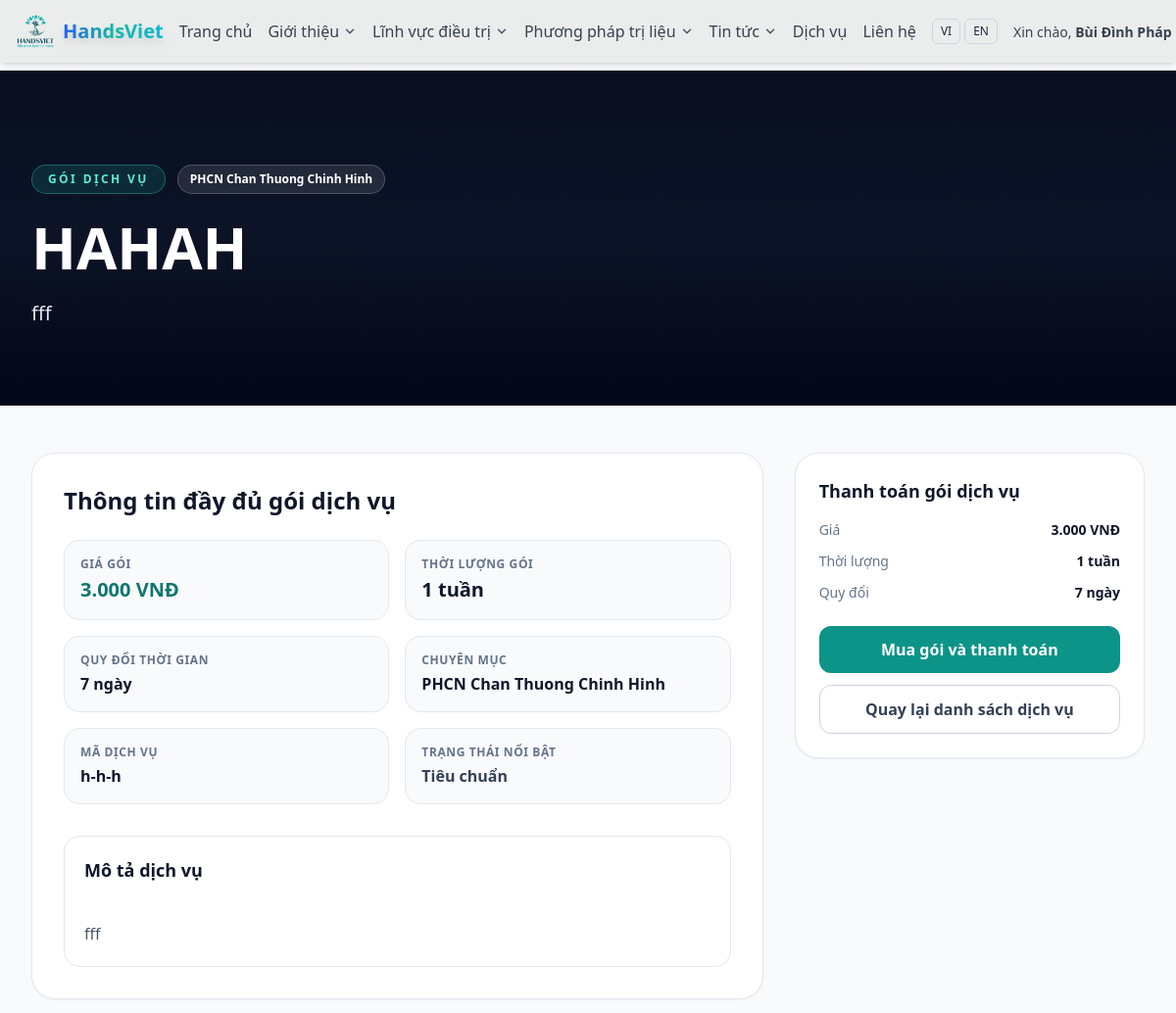
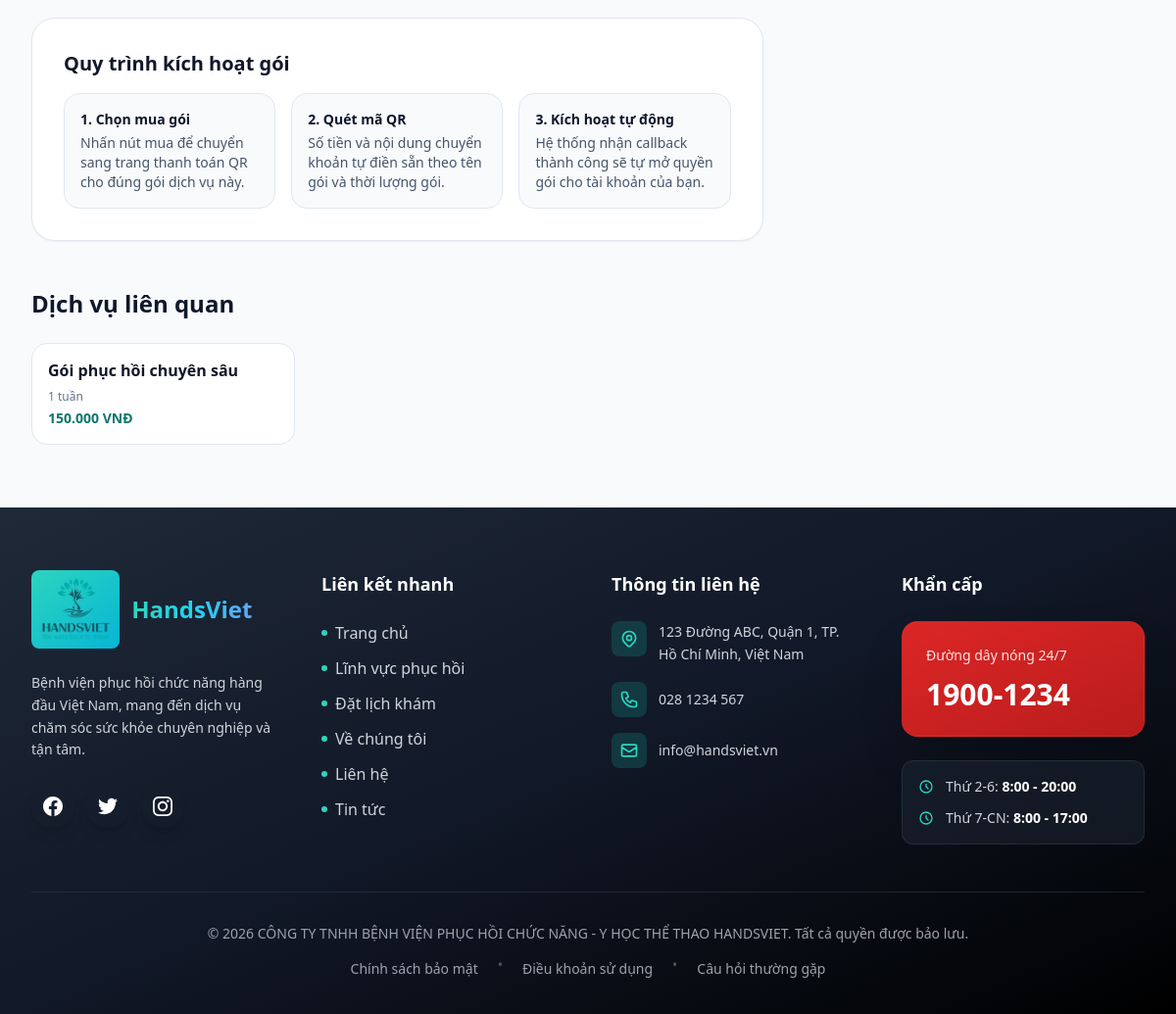
/services/h-h-h/ (signed in), run on the app's committed database (2 pictures, top to bottom).
### hansviet_admin/models.py (models this page shows, shortened)
class Service(models.Model):
    category = models.ForeignKey(ServiceCategory, on_delete=models.SET_NULL, null=True, blank=True)
    title = models.CharField(max_length=255)
    slug = models.SlugField(unique=True)
    summary = models.TextField(blank=True)
    price_text = models.CharField(max_length=255, blank=True)
    duration = models.CharField(max_length=255, blank=True)
    featured_tag = models.CharField(max_length=100, blank=True)
    is_featured = models.BooleanField(default=False)
    order = models.PositiveIntegerField(default=0)
    thumbnail = models.FileField(upload_to="services/", blank=True, null=True)
    class Meta:
        ordering = ["order", "title"]
        verbose_name = "Service"
        verbose_name_plural = "Services"
    def get_absolute_url(self):
        return f"/services/{self.slug}/"

class ServiceCategory(models.Model):
    name = models.CharField(max_length=255)
    slug = models.SlugField(unique=True)
    description = models.TextField(blank=True)
    icon_svg = models.TextField(blank=True)
    order = models.PositiveIntegerField(default=0)
    class Meta:
        ordering = ["order", "name"]
        verbose_name = "Service Category"
        verbose_name_plural = "Service Categories"

### hansviet_user/views.py (the view)
def service_detail(request, slug):
    service = get_object_or_404(Service.objects.select_related("category"), slug=slug)
    service = _decorate_service(service)
    package_price = _parse_amount_text(service.price_text or "")
    package_duration_days = _duration_to_days(service.duration or "")
    can_checkout = package_price > 0
    related_qs = Service.objects.select_related("category").exclude(pk=service.pk)
    if service.category_id:
        related_qs = related_qs.filter(category_id=service.category_id)
    related_services = _sorted_services(related_qs)[:4]
    return render(
        request,
        "pages/service_detail.html",
        {
            "service": service,
            "related_services": related_services,
            "can_checkout": can_checkout,
            "package_duration_days": package_duration_days,
            "checkout_url": reverse("services:service_checkout", kwargs={"slug": service.slug}) if can_checkout else "",
        },
    )

### hansviet_user/templates/pages/service_detail.html (shortened to what this page needs)
{% load static %}
<!DOCTYPE html>
<html lang="vi">
<head>
    <script src="https://cdn.tailwindcss.com"></script>
    <link rel="stylesheet" href="{% static 'css/home.css' %}">
</head>
<body class="bg-slate-50 text-slate-800 antialiased">
    {% include 'pages/header_tailwind.html' %}
    <main>
        <section class="relative pt-24 pb-20 overflow-hidden bg-slate-950">
            <div class="absolute inset-0">
                {% if service.thumbnail %}
                <img src="{{ service.thumbnail.url }}" alt="{{ service.title }}" class="w-full h-full object-cover opacity-30">
                {% else %}
                <img src="{% static 'images/assets/rehab-studio.jpg' %}" alt="{{ service.title }}" class="w-full h-full object-cover opacity-30">
                {% endif %}
                <div class="absolute inset-0 bg-gradient-to-b from-slate-900/50 via-slate-900/80 to-slate-950"></div>
            </div>
            <div class="relative z-10 max-w-7xl mx-auto px-4 sm:px-6 lg:px-8">
                <div class="max-w-4xl">
                    <div class="flex flex-wrap items-center gap-3 mb-6">
                        <span class="inline-flex px-4 py-1.5 rounded-full text-xs font-bold uppercase tracking-[0.2em] bg-teal-500/15 border border-teal-400/35 text-teal-300">
                            Gói dịch vụ
                        </span>
                        {% if service.category %}
                        <span class="inline-flex px-3 py-1.5 rounded-full text-xs font-semibold bg-white/10 border border-white/20 text-white">
                            {{ service.category.name }}
                        </span>
                        {% endif %}
                    </div>
                    <h1 class="text-4xl md:text-6xl font-extrabold text-white leading-tight mb-6">{{ service.title }}</h1>
                    <p class="text-lg md:text-xl text-slate-200 leading-relaxed max-w-3xl">
                        {{ service.summary|default:"Gói dịch vụ phục hồi chức năng chuyên sâu tại HandsViet." }}
                    </p>
                </div>
            </div>
        </section>
        <section class="max-w-7xl mx-auto px-4 sm:px-6 lg:px-8 py-12">
            <div class="grid grid-cols-1 lg:grid-cols-12 gap-8">
                <div class="lg:col-span-8 space-y-8">
                    <div class="bg-white border border-slate-200 rounded-3xl p-6 md:p-8 shadow-sm">
                        <h2 class="text-2xl font-bold text-slate-900 mb-6">Thông tin đầy đủ gói dịch vụ</h2>
                        <div class="grid sm:grid-cols-2 gap-4">
                            <div class="rounded-2xl border border-slate-200 bg-slate-50 p-4">
                                <p class="text-xs uppercase tracking-wider font-semibold text-slate-500 mb-1">Giá gói</p>
                                <p class="text-xl font-bold text-teal-700">{{ service.display_price|default:service.price_text|default:"Liên hệ" }}</p>
                            </div>
                            <div class="rounded-2xl border border-slate-200 bg-slate-50 p-4">
                                <p class="text-xs uppercase tracking-wider font-semibold text-slate-500 mb-1">Thời lượng gói</p>
                                <p class="text-xl font-bold text-slate-900">{{ service.display_duration|default:service.duration|default:"Chưa cập nhật" }}</p>
                            </div>
                            <div class="rounded-2xl border border-slate-200 bg-slate-50 p-4">
                                <p class="text-xs uppercase tracking-wider font-semibold text-slate-500 mb-1">Quy đổi thời gian</p>
                                <p class="text-base font-semibold text-slate-900">{{ package_duration_days }} ngày</p>
                            </div>
                            <div class="rounded-2xl border border-slate-200 bg-slate-50 p-4">
                                <p class="text-xs uppercase tracking-wider font-semibold text-slate-500 mb-1">Chuyên mục</p>
                                <p class="text-base font-semibold text-slate-900">{{ service.category.name|default:"Chưa phân loại" }}</p>
                            </div>
                            <div class="rounded-2xl border border-slate-200 bg-slate-50 p-4">
                                <p class="text-xs uppercase tracking-wider font-semibold text-slate-500 mb-1">Mã dịch vụ</p>
                                <p class="text-base font-semibold text-slate-900">{{ service.slug }}</p>
                            </div>
                            <div class="rounded-2xl border border-slate-200 bg-slate-50 p-4">
                                <p class="text-xs uppercase tracking-wider font-semibold text-slate-500 mb-1">Trạng thái nổi bật</p>
                                <p class="text-base font-semibold {% if service.is_featured %}text-teal-700{% else %}text-slate-700{% endif %}">
                                    {% if service.is_featured %}Nổi bật{% else %}Tiêu chuẩn{% endif %}
                                </p>
                            </div>
                        </div>
                        <div class="mt-8 rounded-2xl border border-slate-200 p-5">
                            <h3 class="text-lg font-bold text-slate-900 mb-3">Mô tả dịch vụ</h3>
                            <p class="text-slate-600 leading-relaxed whitespace-pre-line">
                                {{ service.summary|default:"Thông tin mô tả đang được cập nhật." }}
                            </p>
                        </div>
                    </div>
                    <div class="bg-white border border-slate-200 rounded-3xl p-6 md:p-8 shadow-sm">
                        <h3 class="text-xl font-bold text-slate-900 mb-4">Quy trình kích hoạt gói</h3>
                        <div class="grid md:grid-cols-3 gap-4 text-sm">
                            <div class="rounded-2xl border border-slate-200 bg-slate-50 p-4">
                                <p class="font-bold text-slate-900 mb-1">1. Chọn mua gói</p>
                                <p class="text-slate-600">Nhấn nút mua để chuyển sang trang thanh toán QR cho đúng gói dịch vụ này.</p>
                            </div>
                            <div class="rounded-2xl border border-slate-200 bg-slate-50 p-4">
                                <p class="font-bold text-slate-900 mb-1">2. Quét mã QR</p>
                                <p class="text-slate-600">Số tiền và nội dung chuyển khoản tự điền sẵn theo tên gói và thời lượng gói.</p>
                            </div>
                            <div class="rounded-2xl border border-slate-200 bg-slate-50 p-4">
                                <p class="font-bold text-slate-900 mb-1">3. Kích hoạt tự động</p>
                                <p class="text-slate-600">Hệ thống nhận callback thành công sẽ tự mở quyền gói cho tài khoản của bạn.</p>
                            </div>
                        </div>
                    </div>
                </div>
                <aside class="lg:col-span-4">
                    <div class="sticky top-24 bg-white border border-slate-200 rounded-3xl p-6 shadow-sm">
                        <h3 class="text-lg font-bold text-slate-900 mb-4">Thanh toán gói dịch vụ</h3>
                        <div class="space-y-3 text-sm">
                            <div class="flex items-center justify-between">
                                <span class="text-slate-500">Giá</span>
                                <span class="font-semibold text-slate-900">{{ service.display_price|default:service.price_text|default:"Liên hệ" }}</span>
                            </div>
                            <div class="flex items-center justify-between">
                                <span class="text-slate-500">Thời lượng</span>
                                <span class="font-semibold text-slate-900">{{ service.display_duration|default:service.duration|default:"Chưa cập nhật" }}</span>
                            </div>
                            <div class="flex items-center justify-between">
                                <span class="text-slate-500">Quy đổi</span>
                                <span class="font-semibold text-slate-900">{{ package_duration_days }} ngày</span>
                            </div>
                        </div>
                        {% if can_checkout %}
                        <a href="{{ checkout_url }}" class="mt-6 w-full inline-flex items-center justify-center px-5 py-3 rounded-xl bg-teal-600 text-white font-semibold hover:bg-teal-700 transition-colors">
                            Mua gói và thanh toán
                        </a>
                        {% else %}
                        <div class="mt-6 rounded-xl border border-amber-200 bg-amber-50 text-amber-700 text-sm font-medium px-4 py-3">
                            Gói này chưa có giá hợp lệ nên chưa thể thanh toán.
                        </div>
                        {% endif %}
                        <a href="{% url 'services:services' %}" class="mt-3 w-full inline-flex items-center justify-center px-5 py-3 rounded-xl border border-slate-300 text-slate-700 font-semibold hover:bg-slate-50 transition-colors">
                            Quay lại danh sách dịch vụ
                        </a>
                    </div>
                </aside>
            </div>
        </section>
        {% if related_services %}
        <section class="pb-16">
            <div class="max-w-7xl mx-auto px-4 sm:px-6 lg:px-8">
                <h3 class="text-2xl font-bold text-slate-900 mb-6">Dịch vụ liên quan</h3>
                <div class="grid md:grid-cols-2 lg:grid-cols-4 gap-5">
                    {% for item in related_services %}
                    <a href="{{ item.get_absolute_url }}" class="block bg-white border border-slate-200 rounded-2xl p-4 hover:border-teal-300 hover:bg-teal-50/40 transition-colors">
                        <p class="font-semibold text-slate-900 leading-snug">{{ item.title }}</p>
                        <p class="text-xs text-slate-500 mt-2">{{ item.display_duration|default:item.duration|default:"Chưa cập nhật" }}</p>
                        <p class="text-sm font-semibold text-teal-700 mt-1">{{ item.display_price|default:item.price_text|default:"Liên hệ" }}</p>
                    </a>
                    {% endfor %}
                </div>
            </div>
        </section>
        {% endif %}
    </main>
    {% include 'pages/footer.html' %}
</body>
</html>

### hansviet_user/templates/pages/header_tailwind.html (shortened to what this page needs)
{% load static %}
<header class="bg-[#EAEDEC] shadow-md fixed top-0 inset-x-0 z-40 header-slide-down font-sans">
    <div class="max-w-7xl mx-auto px-4 py-3 flex items-center justify-between gap-4">
        <a href="/" class="flex items-center gap-2 flex-shrink-0 group">
            <img src="{% static 'images/HandsVietLogo.png' %}" alt="HandsViet Logo" class="h-10 w-10 object-contain group-hover:scale-110 transition-transform duration-300">
            <span class="text-xl font-extrabold bg-gradient-to-r from-blue-600 via-teal-500 to-cyan-500 bg-clip-text text-transparent drop-shadow-lg hover:drop-shadow-2xl transition-all duration-300 hover:scale-105">HandsViet</span>
        </a>
        <nav class="hidden lg:flex items-center gap-4 xl:gap-8 justify-center">
            <a href="/" class="{% if request.resolver_match.url_name == 'home' %}text-blue-600 border-b-2 border-[#14B8A6]{% else %}text-gray-700 hover:text-blue-600{% endif %} transition font-medium whitespace-nowrap">Trang chủ</a>
            <div class="relative group">
                <button class="{% if request.resolver_match.url_name == 'about' %}text-blue-600 border-b-2 border-[#14B8A6]{% else %}text-gray-700 hover:text-blue-600{% endif %} transition font-medium flex items-center gap-1 whitespace-nowrap">
                    Giới thiệu
                </button>
            </div>
            <div class="relative group">
                <button class="text-gray-700 hover:text-blue-600 transition font-medium flex items-center gap-1 whitespace-nowrap">
                    Lĩnh vực điều trị
                </button>
            </div>
            <div class="relative group">
                <button class="text-gray-700 hover:text-blue-600 transition font-medium flex items-center gap-1 whitespace-nowrap">
                    Phương pháp trị liệu
                </button>
            </div>
            <div class="relative group">
                <button class="{% if 'news' in request.resolver_match.app_name or '/news/' in request.path %}text-blue-600 border-b-2 border-[#14B8A6]{% else %}text-gray-700 hover:text-blue-600{% endif %} transition font-medium flex items-center gap-1 whitespace-nowrap">
                    Tin tức
                </button>
            </div>
            <a href="{% url 'pages:services' %}" class="{% if request.resolver_match.url_name == 'services' %}text-blue-600 border-b-2 border-[#14B8A6]{% else %}text-gray-700 hover:text-blue-600{% endif %} transition font-medium whitespace-nowrap">Dịch vụ</a>
            <a href="{% url 'pages:contact' %}" class="{% if request.resolver_match.url_name == 'contact' %}text-blue-600 border-b-2 border-[#14B8A6]{% else %}text-gray-700 hover:text-blue-600{% endif %} transition font-medium whitespace-nowrap">Liên hệ</a>
        </nav>
        <div class="hidden lg:flex items-center gap-4 flex-shrink-0">
            <form action="/i18n/setlang/" method="post" class="flex items-center gap-1">
                <button type="submit" name="language" value="vi" class="px-2 py-1 text-xs rounded-md border border-slate-300">VI</button>
                <button type="submit" name="language" value="en" class="px-2 py-1 text-xs rounded-md border border-slate-300">EN</button>
            </form>
            {% if request.user.is_authenticated %}
                <div class="relative group">
                    <button class="text-sm text-gray-700 hover:text-blue-600 font-medium">
                        Xin chào, <strong>{{ request.user.get_username }}</strong>
                    </button>
                </div>
            {% else %}
                <a href="{% url 'auth:login' %}" class="text-gray-700 hover:text-blue-600 font-medium">Đăng nhập</a>
                <a href="{% url 'auth:register' %}" class="px-4 py-2 rounded-xl bg-blue-600 text-white font-semibold shadow">Đăng ký</a>
            {% endif %}
        </div>
    </div>
</header>
<div class="h-[72px]" aria-hidden="true"></div>

### data on the page
Service: thumbnail (picture), category.name "PHCN Chan Thuong Chinh Hinh", title "HAHAH", summary "fff", display_price "3.000 VNĐ", display_duration "1 tuần", slug "h-h-h"
Service: title "Gói phục hồi chuyên sâu", display_duration "1 tuần", display_price "150.000 VNĐ"

### other printed values
{{ request.user.get_username }} "Bùi Đình Pháp"
{{ package_duration_days }} "7"
